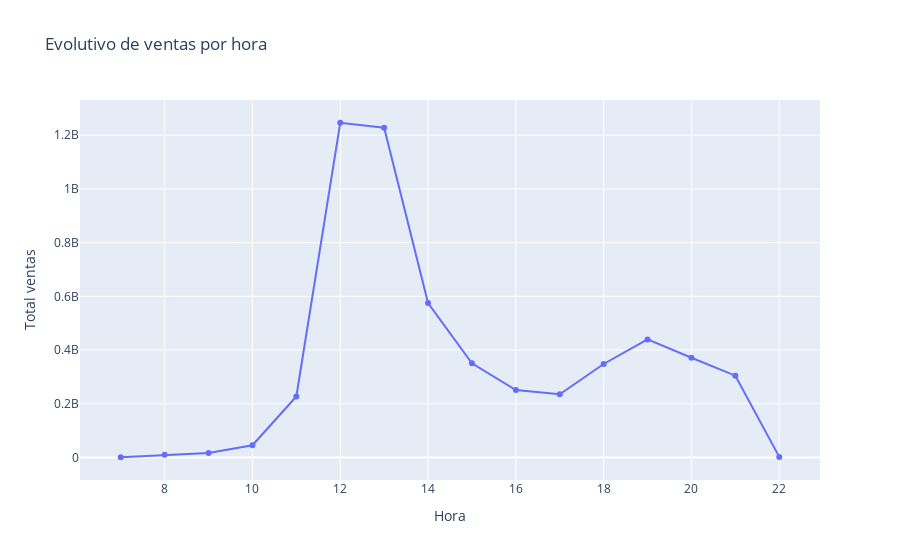

This figure's notebook cell:
### Code cell
data['Hora'] = data['fecha_creacion'].dt.hour
evolutivo_ventas_hora = data.groupby('Hora')['Venta'].sum().reset_index()

fig = px.line(evolutivo_ventas_hora, x='Hora', y='Venta', title='Evolutivo de ventas por hora', 
              labels={'Venta': 'Total ventas', 'Hora': 'Hora'}, markers=True)
fig.show()

### Figure 1 — Plotly figure (JSON) as saved in the notebook; plotly's stock layout.template omitted (floating-point values rounded to 4 significant figures)
{"data": [{"hovertemplate": "Hora=%{x}<br>Total ventas=%{y}<extra></extra>", "legendgroup": "", "line": {"color": "#636efa", "dash": "solid"}, "marker": {"symbol": "circle"}, "mode": "lines+markers", "name": "", "orientation": "v", "showlegend": false, "type": "scatter", "x": [7, 8, 9, 10, 11, 12, 13, 14, 15, 16, 17, 18, 19, 20, 21, 22], "xaxis": "x", "y": [513703, 9429597, 16187738, 45186640, 226886525, 1246513183, 1228282104, 575107227, 350250787, 250654421, 234915487, 347933804, 439402806, 371129631, 304403621, 1877871], "yaxis": "y"}], "layout": {"legend": {"tracegroupgap": 0}, "title": {"text": "Evolutivo de ventas por hora"}, "xaxis": {"anchor": "y", "domain": [0, 1], "title": {"text": "Hora"}}, "yaxis": {"anchor": "x", "domain": [0, 1], "title": {"text": "Total ventas"}}}}
